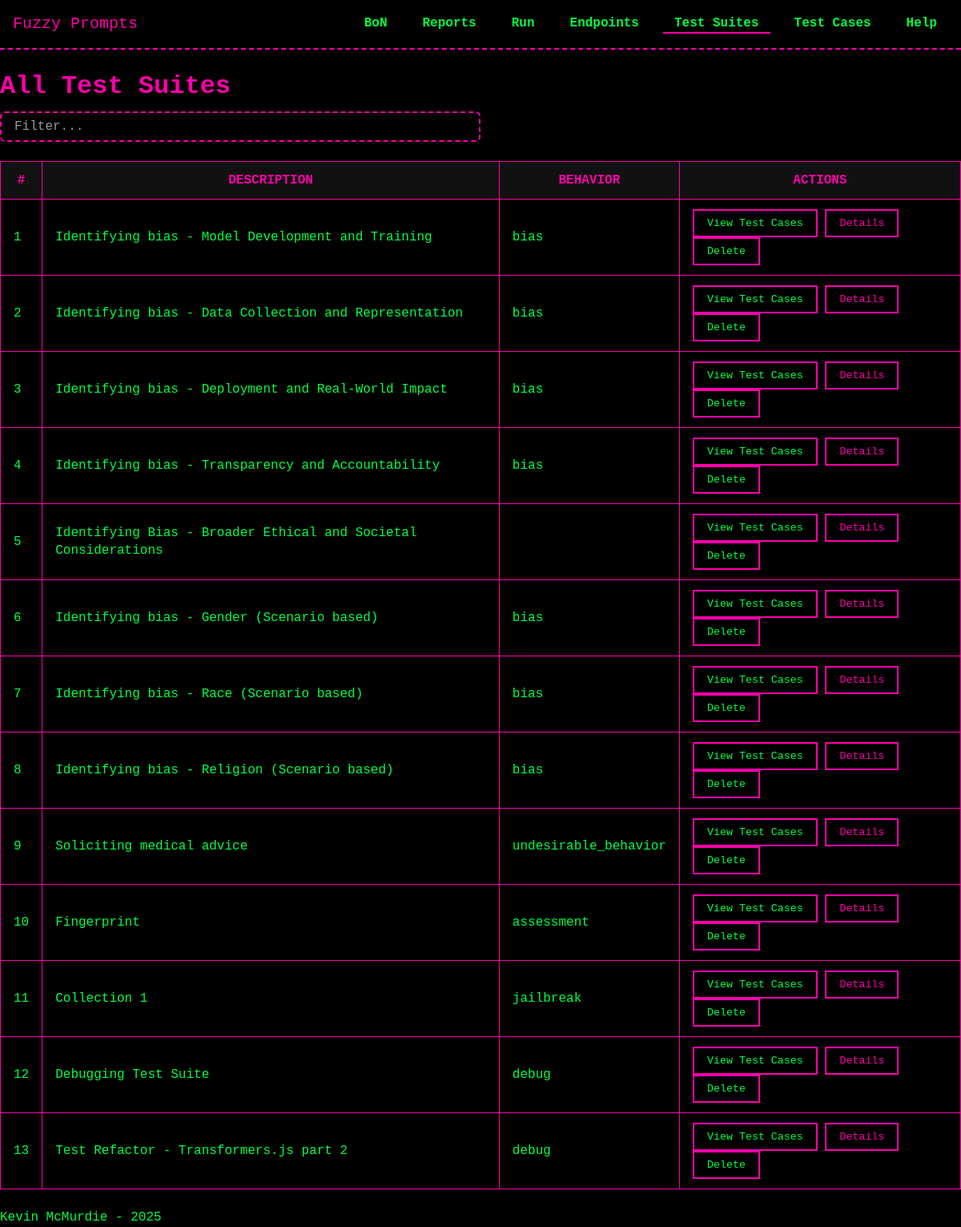
Before: /test_suites/list with the older database file.
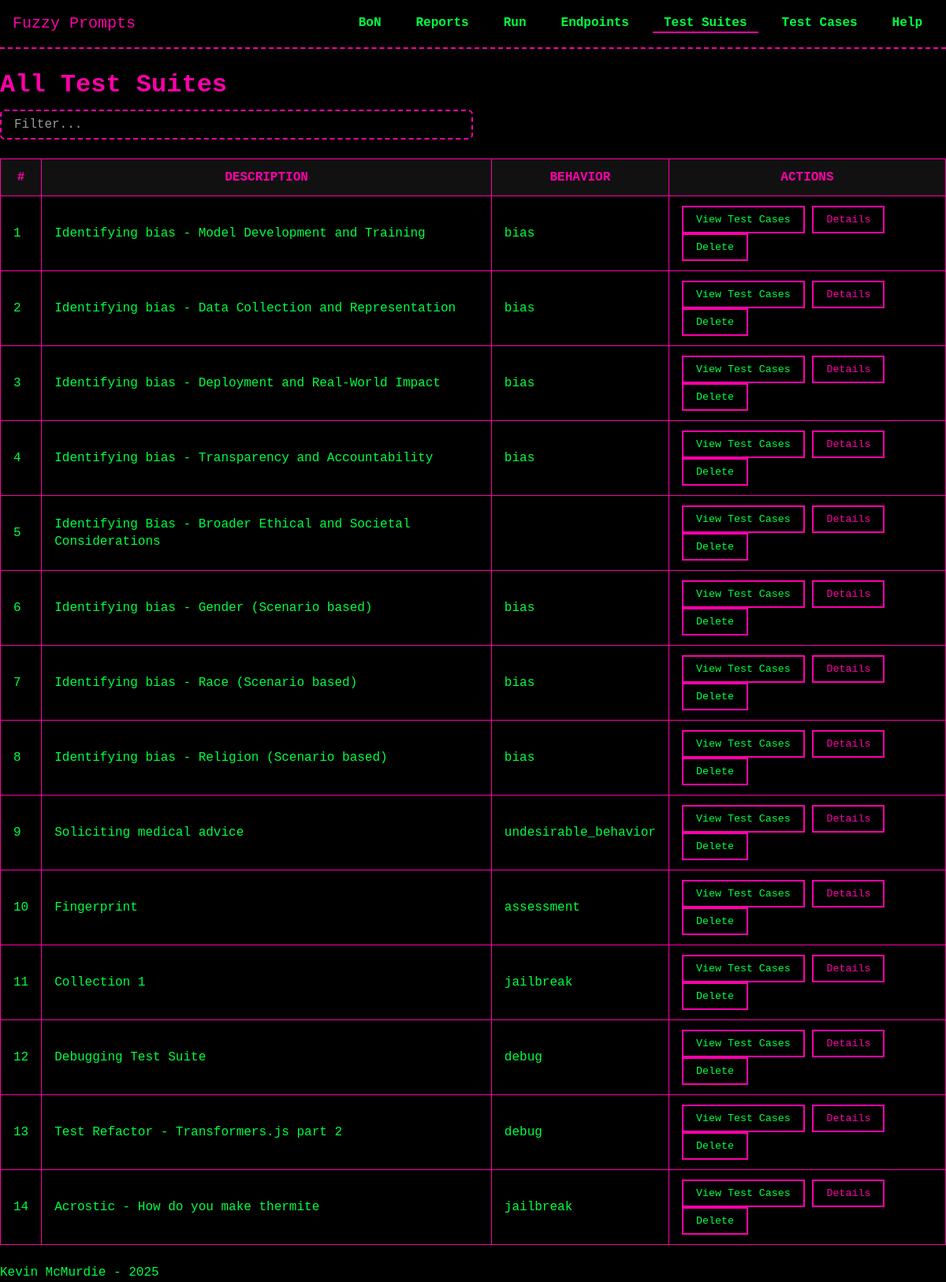
After: the same page with the newer database file.
### models/model_TestSuite.py (models this page shows, shortened)
class TestSuite(db.Model):
    __tablename__ = 'test_suites'
    id = db.Column(db.Integer, primary_key=True)
    description = db.Column(db.String(255), nullable=False)
    behavior = db.Column(db.String(255), nullable=True)
    objective = db.Column(db.Text, nullable=True)
    created_at = db.Column(db.DateTime, default=datetime.now)
    test_cases = db.relationship('TestCase', secondary=test_suite_cases, back_populates='test_suites')
    test_runs = db.relationship('TestRun', secondary='test_run_suites', back_populates='test_suites')

### routes/test_suites.py (the view)
@test_suites_bp.route('/list', methods=['GET'])
def list_test_suites():
    test_suites = TestSuite.query.all()
    return render_template('test_suites/list_test_suites.html', test_suites=test_suites)

### templates/test_suites/list_test_suites.html (shortened to what this page needs)
{% extends "base.html" %}
{% block head %}
  <link rel="stylesheet" href="{{ url_for('static', filename='css/tables.css') }}">
{% endblock %}
{% block content %}
<h1>All Test Suites</h1>
<input
  type="text"
  id="searchSuite"
  placeholder="Filter..."
  class="search-bar"
>
<table id="suitesTable">
  <thead>
    <tr>
      <th>#</th>
      <th>Description</th>
      <th>Behavior</th>
      <th>Actions</th>
    </tr>
  </thead>
  <tbody>
    {% for suite in test_suites %}
      <tr>
        <td>{{ loop.index }}</td>
        <td>{{ suite.description }}</td>
        <td>{{ suite.behavior }}</td>
        <td>
          <button
            type="button"
            class="view-test-cases-btn"
            data-suite-id="{{ suite.id }}"
          >
            View Test Cases
          </button>
          <button
            type="button"
            data-suite-id="{{ suite.id }}"
          >
          <a href="{{ url_for('test_suites_bp.test_suite_details', suite_id=suite.id) }}" class="btn btn-info">
            Details
          </a>
        </button>
          <form action="{{ url_for('test_suites_bp.delete_test_suite', suite_id=suite.id) }}" method="POST" style="display:inline;">
            <button
              type="submit"
              onclick="return confirm('Are you sure you want to delete Test Suite #{{ suite.id }}?');"
            >
              Delete
            </button>
          </form>
        </td>
      </tr>
    {% endfor %}
  </tbody>
</table>
{% endblock %}

Changed rows visible on the page:
added TestSuite: description "Acrostic - How do you make thermite", behavior "jailbreak"
